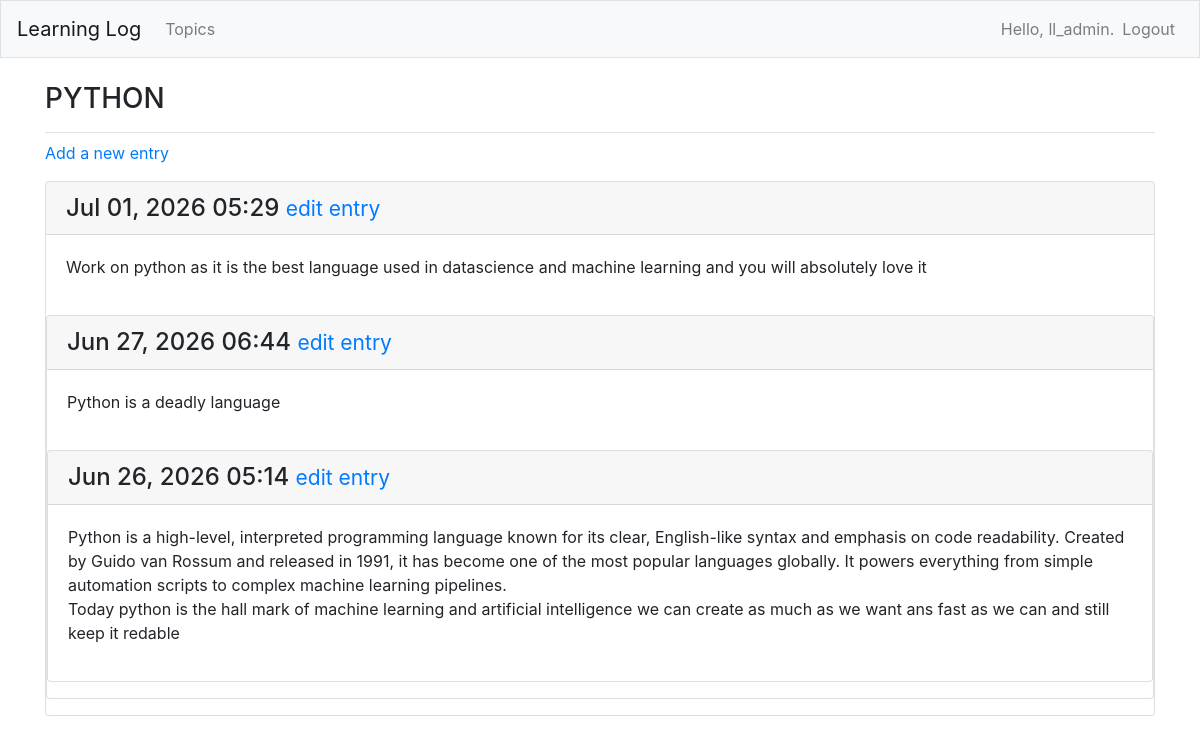
The page /topics/2/ (signed in) on the database its author committed.
### learning_logs/models.py (models this page shows, shortened)
class Topic(models.Model):
    text = models.CharField(max_length = 200)
    date_added = models.DateTimeField(auto_now_add=True)
    owner = models.ForeignKey(User, on_delete=models.CASCADE)   #If user is deleted all the models with him will be deleted as well
    def __str__(self):
        return self.text  ## Returns  string stored in text attribute

class Entry(models.Model):
    topic = models.ForeignKey(Topic, on_delete=models.CASCADE)
    text = models.TextField()
    date_added = models.DateTimeField(auto_now_add=True)
    class Meta: # This class holds special info for managing a class.
        verbose_name_plural = 'entries'  # Tells django to refer to multiple entries as entries not entrys

### learning_logs/views.py (the view)
# urls.py: path('topics/<int:topic_id>/', views.topic, name = 'topic'),
@login_required
def topic(request, topic_id):
    topic = Topic.objects.get(id = topic_id) # gets the topic according to its id
    check_topic_owner(request,topic)# If topic owner is now equal to user then raise error
    entries = topic.entry_set.order_by('-date_added') # - sign in front of date added reverses the order of entries
    context = {'topic': topic, 'entries': entries} # Store topics and entries in context dctionary
    return render(request, 'learning_logs/topic.html', context) # Sends context dictionary to the topic.html

### learning_logs/views.py (called while the page is built)
def check_topic_owner(request,topic):
    if topic.owner != request.user:
        raise Http404

### learning_logs/templates/learning_logs/topic.html (shortened to what this page needs)
{%extends 'learning_logs/base.html' %}
{% block page_header%}
  <h3>{{topic}}</h3>
{%endblock page_header%}
{% block content%}
  <p>
    <a href = "{% url 'learning_logs:new_entry' topic.id%}">Add a new entry</a>
  </p>
  {% for entry in entries%}
    <div class= "card mb-3">
      <h4 class="card-header">
        {{ entry.date_added|date:'M d, Y H:i '}}
        <small><a href = "{% url 'learning_logs:edit_entry' entry.id%}">
          edit entry</a></small>
      </h4>
      <div class ="card-body">
        {{ entry.text|linebreaks}}
      </div>
  {%empty%}
    <p>There are no entries for this topic yet.</p>
  {%endfor%}
{%endblock content%}

### learning_logs/templates/learning_logs/base.html (shortened to what this page needs)
{% load bootstrap4 %}
<!doctype html>
<html lang = 'en'>
<head>
  {% bootstrap_css %}
</head>
<body>
  <nav class = "navbar navbar-expand-md navbar-light bg-light mb-4 border">
    <a class = "navbar-brand" href="{% url 'learning_logs:index'%}">Learning Log</a>
  <div class="collapse navbar-collapse" id="navbarCollapse">
    <ul class= "navbar-nav mr-auto">
      <li class="nav-item">
        <a class = "nav-link" href ="{% url 'learning_logs:topics'%}">Topics</a>
      </li>
    </ul>
    <ul class = "navbar-nav ml-auto">
      {%if user.is_authenticated%}
        <li class="nav-item">
          <span class="navbar-text">Hello, {{user.username}}.</span>
        </li>
        <li class = "nav-item">
          <a class = "nav-link" href = "{% url 'users:c_logout' %}">Logout</a>
        </li>
      {%endif%}
    </ul>
  </div>
</nav>
<main role ="main" class="container">
  <div class="pb-2 mb-2 border-bottom">
    {% block page_header %}{% endblock page_header%}
  </div>
  <div>
    {%block content%}{%endblock content%}
  </div>
</main>
</body>
</html>

### rows shown on the page
Topic: text "PYTHON"
Entry: date_added "Jul 01, 2026 05:29", text "Work on python as it is the best language used in datascience and machine learning and you will absolutely love it"
Entry: date_added "Jun 27, 2026 06:44", text "Python is a deadly language"
Entry: date_added "Jun 26, 2026 05:14", text "Python is a high-level, interpreted programming language known for its clear, English-like syntax and emphasis on code readability. Created by Guido van Rossum and released in 1991, it has become one of the most popular languages globally. It powers everything from simple automation scripts to complex machine learning pipelines. Today python is the hall mark of machine learning and artificial intelligence we can create as much as we want ans fast as we can and still keep it redable"

### other values the page prints
{{ user.username }} "ll_admin"
